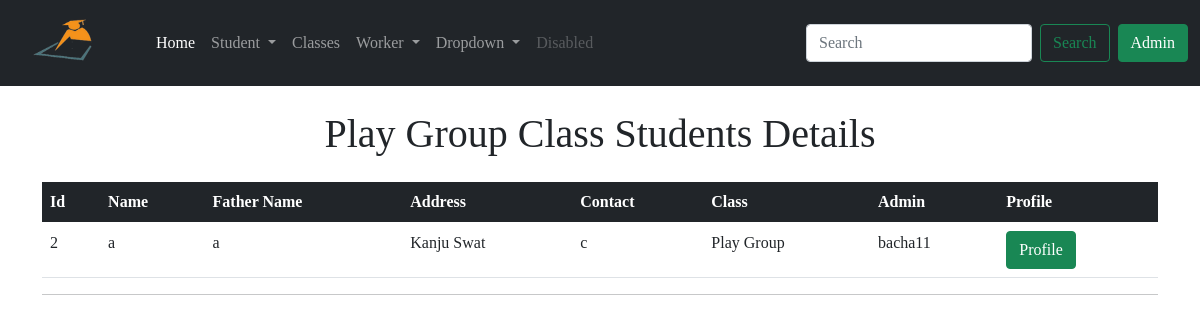
The page /class_wise_student/1 on the database as committed earlier.
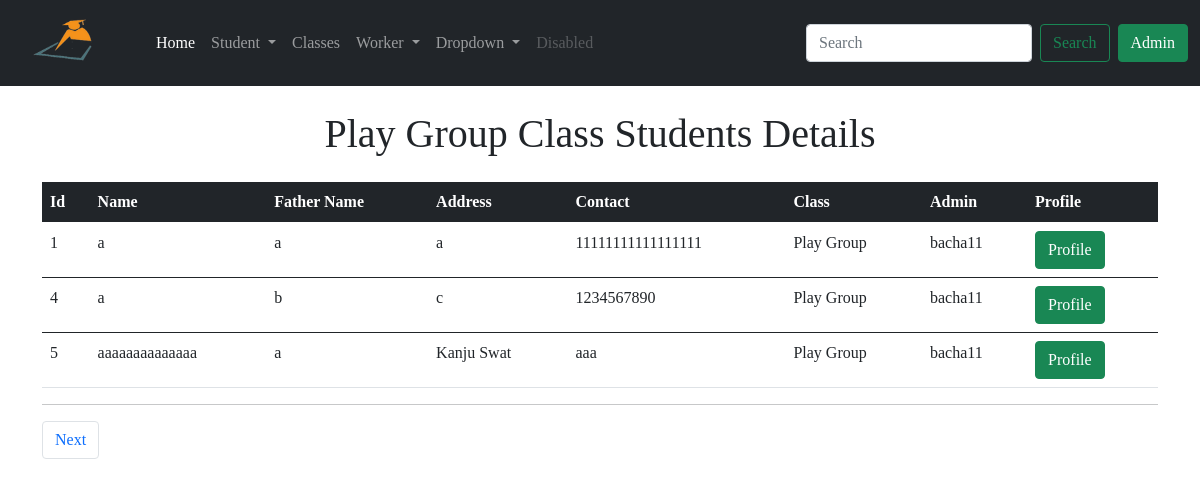
The same page on the database as committed later.
### app/models.py (models this page shows, shortened)
class Student(db.Model):
    id = db.Column(db.Integer, primary_key=True)
    std_name = db.Column(db.String(64), index=True)
    f_name = db.Column(db.String(64), index=True)
    std_address = db.Column(db.String(128), index=True)
    std_contact = db.Column(db.String(64), index=True)
    join_date = db.Column(db.DateTime, default=datetime.utcnow())
    std_class = db.Column(db.Integer, db.ForeignKey('class.id'))
    admin_id = db.Column(db.Integer, db.ForeignKey('admin.id'))

class Class(db.Model):
    id = db.Column(db.Integer, primary_key=True)
    cls_name = db.Column(db.String(64), index=True)
    student = db.relationship('Student', backref='stdclass')
    leavestudent = db.relationship('LeaveStudent', backref='stdclass')

class Admin(UserMixin, db.Model):
    id = db.Column(db.Integer, primary_key=True)
    username = db.Column(db.String(32), unique=True, index=True)
    email = db.Column(db.String(64), unique=True, index=True)
    password_hash = db.Column(db.String(128))
    join_date = db.Column(db.DateTime, default=datetime.utcnow())
    student = db.relationship('Student', backref='admin')
    leavestudent = db.relationship('LeaveStudent', backref='admin')
    teacher = db.relationship('Teacher', backref='admin')
    worker = db.relationship('Worker', backref='admin')
    leaveworker = db.relationship('LeaveWorker', backref='admin')

### app/routes.py (the view)
@app.route('/class_wise_student/<std_class>')
def class_wise_student(std_class):
    page = request.args.get('page', 1, type=int)
    class_name = Class.query.filter_by(id=std_class).first()
    students = Student.query.filter_by(std_class=std_class).order_by(Student.id.asc()).paginate(
        page, app.config['ENTRY_PER_PAGE'], False)
    next_url = url_for('class_wise_student', std_class=std_class, page=students.next_num) \
        if students.has_next else None
    prev_url = url_for('class_wise_student', std_class=std_class, page=students.prev_num) \
        if students.has_prev else None
    return render_template('class_wise_student.html', title='Class Wise Student', class_name=class_name, students=students.items, next_url=next_url, prev_url=prev_url)

### app/templates/class_wise_student.html (shortened to what this page needs)
{% extends 'base.html' %}
{% block content %}
<div class="container">
  <h1 class="text-center mt-4"> {{ class_name.cls_name }} Class Students Details</h1>
<table class="table mt-4">
    <thead class="table-dark">
      <tr>
        <th scope="col">Id</th>
        <th scope="col">Name</th>
        <th scope="col">Father Name</th>
        <th scope="col">Address</th>
        <th scope="col">Contact</th>
        <th scope="col">Class</th>
        <th scope="col">Admin</th>
        <th scope="col">Profile</th>
      </tr>
    </thead>
    {% for student in students %}
    <tbody>
      <tr>
        <td> {{ student.id }}</td>
        <td>  {{ student.std_name }} </td>
        <td> {{ student.f_name }} </td>
        <td> {{ student.std_address }} </td>
        <td> {{ student.std_contact }} </td>
        <td> {{ student.stdclass.cls_name }} </td>
        <td> {{ student.admin.username }} </td>
        <td> <a href=" {{ url_for('student_profile', id=student.id)}} "> <button type="submit" class="btn btn-success">  Profile </button> </a></td>
      </tr>
    </tbody>
    {% endfor %}
  </table>
  <hr>
  <nav aria-label="Page navigation example">
    <ul class="pagination">
      {% if next_url %}
      <li class="page-item"><a class="page-link" href="{{ next_url }}">Next</a></li>
      {% endif %}
    </ul>
  </nav>
</div>
{% endblock %}

Rows that differ between the two databases and show on the page:
no longer on this page (row edited): Student: id "2", std_name "a", f_name "a", std_address "Kanju Swat", std_contact "c", stdclass.cls_name "Play Group", admin.username "bacha11"
added Student: id "1", std_name "a", f_name "a", std_address "a", std_contact "11111111111111111", stdclass.cls_name "Play Group", admin.username "bacha11"
added Student: id "4", std_name "a", f_name "b", std_address "c", std_contact "1234567890", stdclass.cls_name "Play Group", admin.username "bacha11"
added Student: id "5", std_name "aaaaaaaaaaaaaa", f_name "a", std_address "Kanju Swat", std_contact "aaa", stdclass.cls_name "Play Group", admin.username "bacha11"
Other text that changed with them:
text now shown: "Next"
